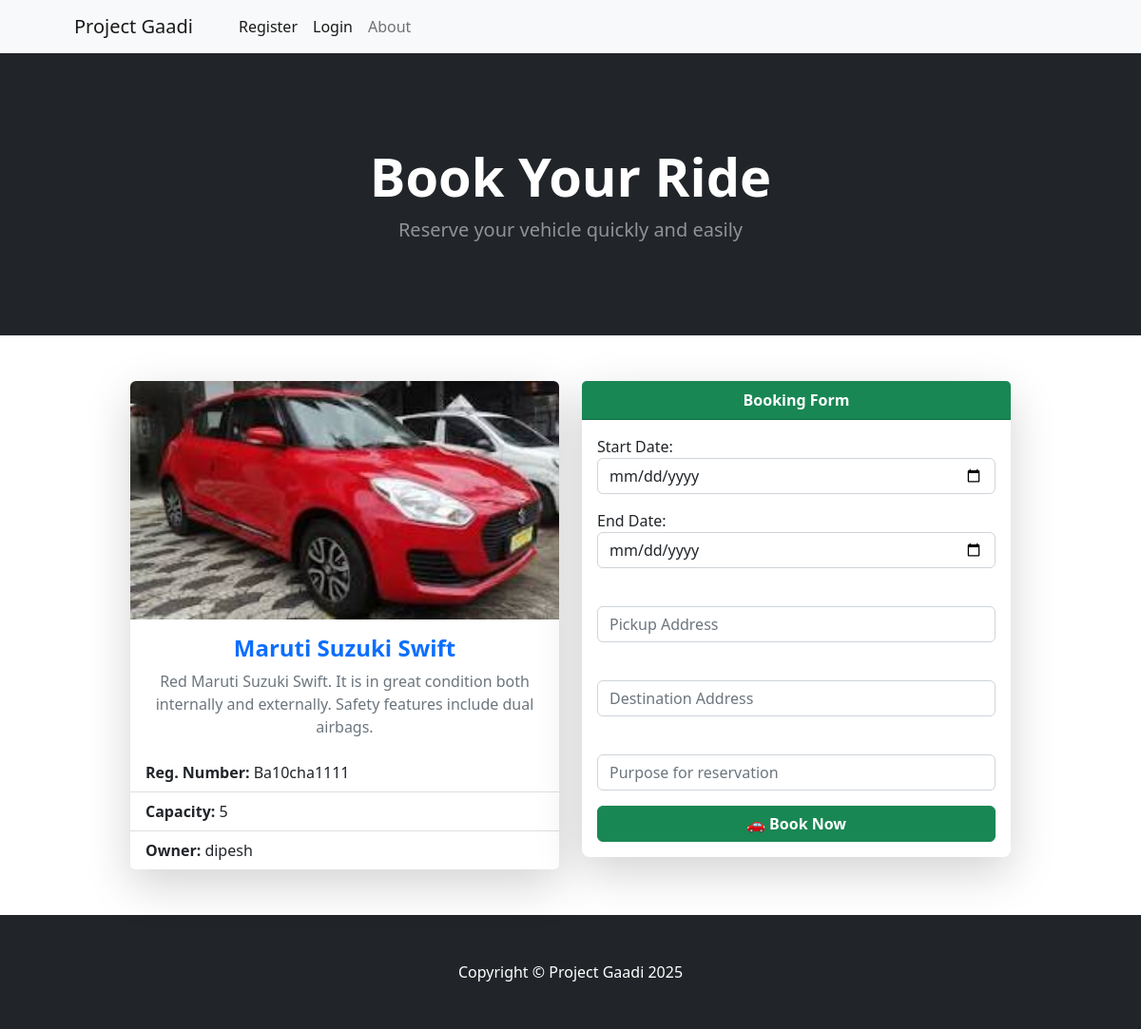
Screenshot of /book/1 with the database file from the repository.
### accounts/models.py (models this page shows)
class Vehicle(models.Model):
  VEHICLE_TYPES = [('car', 'Car'), ('van', 'Van'), ('bus', 'Bus'), ('truck', 'Truck')]
  vehicle_name = models.CharField(max_length=100)
  vehicle_type = models.CharField(max_length=10, choices=VEHICLE_TYPES, default='car')
  capacity = models.PositiveIntegerField()
  vehicle_number = models.CharField(max_length=50, unique=True)
  description = models.TextField(blank=True, null=True)
  is_active = models.BooleanField(default=False)  # Active only after admin approval
  owner = models.ForeignKey(settings.AUTH_USER_MODEL, on_delete=models.CASCADE, related_name='vehicles')
  photo=models.ImageField(upload_to='vehicles/')
  def __str__(self):
    return f'{self.vehicle_name} | {self.vehicle_type}'

class CustomUser(AbstractUser):
  ROLE_CHOICES=[
    ('user', 'Regular User'),
    ('owner', 'Vehicle Owner')
  ]
  role=models.CharField(max_length=20, choices=ROLE_CHOICES, default='user')
  phone_number=models.CharField(max_length=10)
  address=models.CharField(max_length=100)
  def __str__(self):
    return self.username

### app/views.py (the view, shortened to what this page needs)
# urls.py: path('book/<int:pk>', views.booking, name='booking'),
def booking(request, pk):
    vehicle= Vehicle.objects.get(pk=pk)
    form= BookingForm()
    print(vehicle)
    return render(request, 'app/booking.html', {'vehicle':vehicle, 'form': form})

### app/forms.py
class BookingForm(forms.ModelForm):
  start_date = forms.DateField(label="Start Date", widget=forms.DateInput(attrs={'class': 'form-control', 'placeholder': 'Start Date', 'type':'date'}))
  end_date = forms.DateField(label="End Date", widget=forms.DateInput(attrs={'class': 'form-control', 'placeholder': 'End Date', 'type':'date'}))
  pickup_location = forms.CharField(label="", widget=forms.TextInput(attrs={'class': 'form-control', 'placeholder': 'Pickup Address'}))
  destination = forms.CharField(label="", widget=forms.TextInput(attrs={'class': 'form-control', 'placeholder': 'Destination Address'}))
  purpose = forms.CharField(label="", widget=forms.TextInput(attrs={'class': 'form-control', 'placeholder': 'Purpose for reservation'}))
  class Meta:
    model=Booking
    fields=['start_date', 'end_date', 'pickup_location', 'destination', 'purpose']

### app/templates/app/booking.html (shortened to what this page needs)
{% extends 'accounts/base.html' %}
{% block content %}
<header class="bg-dark py-5">
    <div class="container px-4 px-lg-5 my-5">
        <div class="text-center text-white">
            <h1 class="display-4 fw-bolder">Book Your Ride</h1>
            <p class="lead fw-normal text-white-50 mb-0">Reserve your vehicle quickly and easily</p>
        </div>
    </div>
</header>
<div class="container my-5">
  <div class="row justify-content-center g-4">
    <div class="col-md-5">
      <div class="card shadow-lg border-0 rounded-3 h-100">
        <img src="{{ vehicle.photo.url }}" class="card-img-top rounded-top" alt="{{ vehicle.vehicle_name }}">
        <div class="card-body text-center">
          <h4 class="card-title text-primary fw-bold">{{ vehicle.vehicle_name }}</h4>
          <p class="card-text text-muted">{{ vehicle.description|truncatewords:20 }}</p>
        </div>
        <ul class="list-group list-group-flush">
          <li class="list-group-item"><strong>Reg. Number:</strong> {{ vehicle.vehicle_number }}</li>
          <li class="list-group-item"><strong>Capacity:</strong> {{ vehicle.capacity }}</li>
          <li class="list-group-item"><strong>Owner:</strong> {{ vehicle.owner }}</li>
        </ul>
      </div>
    </div>
    <div class="col-md-5">
      <div class="card shadow-lg border-0 rounded-3">
        <div class="card-header bg-success text-white text-center fw-bold">
          Booking Form
        </div>
        <div class="card-body">
          <form method="post" action="{% url 'booking' vehicle.pk %}">
            <div class="mb-3">
              {{ form.start_date.label_tag }}
              {{ form.start_date }}
            </div>
            <div class="mb-3">
              {{ form.end_date.label_tag }}
              {{ form.end_date }}
            </div>
            <div class="mb-3">
              {{ form.pickup_location }}
            </div>
            <div class="mb-3">
              {{ form.destination }}
            </div>
            <div class="mb-3">
              {{ form.purpose }}
            </div>
            <button type="submit" class="btn btn-success w-100 fw-bold">🚗 Book Now</button>
          </form>
        </div>
      </div>
    </div>
  </div>
</div>
{% endblock %}

### rows the page displays
Vehicle: photo (picture), vehicle_name "Maruti Suzuki Swift", description "Red Maruti Suzuki Swift. It is in great condition both internally and externally. Safety features include dual airbags.", vehicle_number "Ba10cha1111", capacity "5", owner "dipesh"
